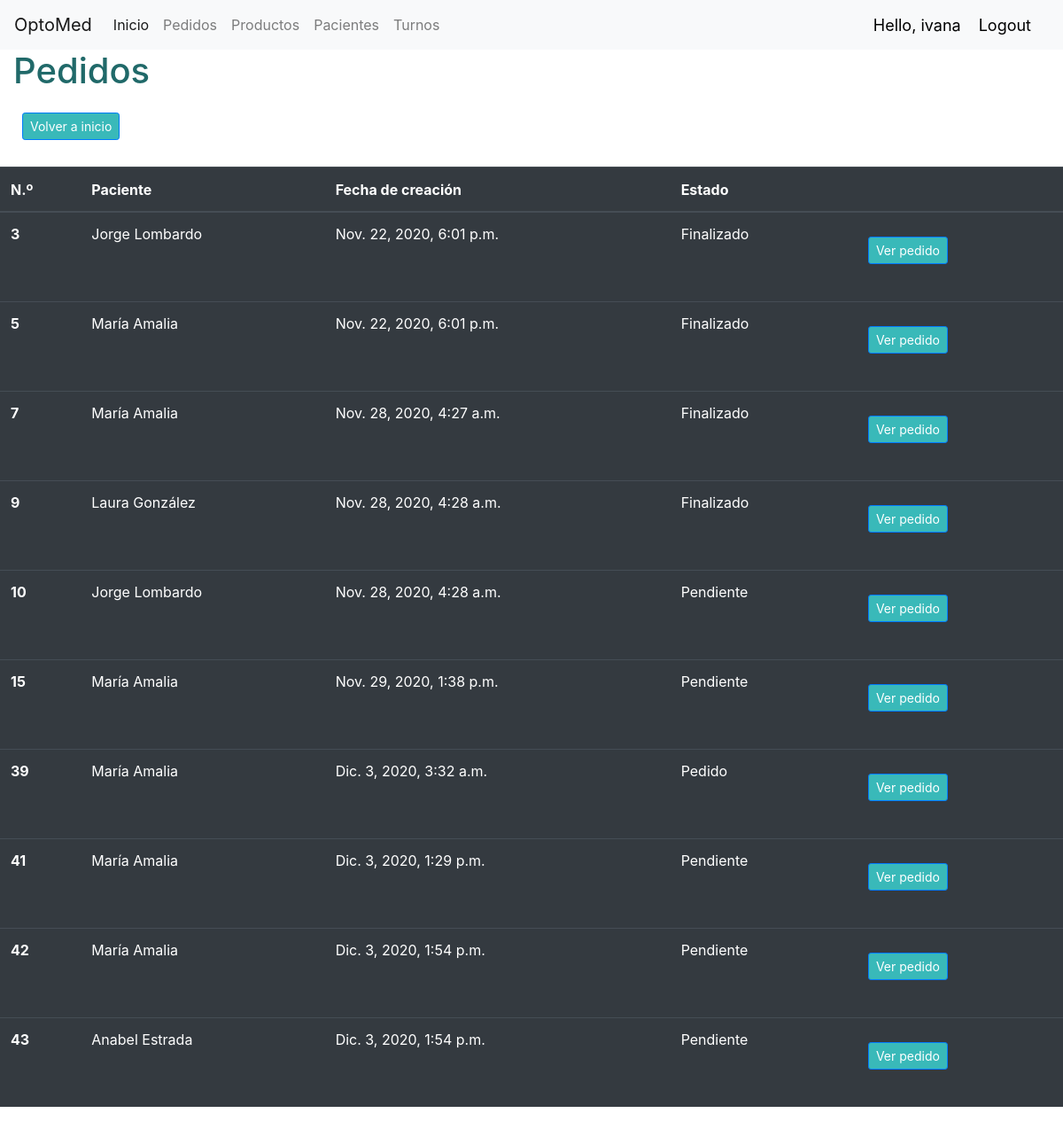
Page /pedidos/pedidos/ (signed in) on the committed database.
### pedidos/models.py (models this page shows, shortened)
class Pedido(models.Model):
  ESTADO = (
            ('Pendiente', 'Pendiente'),
            ('Pedido', 'Pedido'),
            ('Enviar a taller', 'Enviar a taller'),
            ('Finalizado', 'Finalizado')
            )
  PAGO = (
            ('Tarjeta de crédito', 'Tarjeta de crédito'),
            ('Tarjeta de débito', 'Tarjeta de débito'),
            ('Billetera virtual', 'Billetera virtual'),
            ('Efectivo', 'Efectivo'),
            )
  paciente = models.ForeignKey('pacientes.Paciente', null=True, on_delete=models.CASCADE)
  fecha_creación =  models.DateTimeField(auto_now_add=True, null=True)
  estado = models.CharField(max_length=20, null=True, choices=ESTADO)
  producto = models.ForeignKey(Producto, null=True, on_delete=models.CASCADE)
  cantidad = models.PositiveIntegerField(default=1)
  pago = models.CharField(max_length=20, null=True, choices=PAGO)
  vendedor = models.ForeignKey('pedidos.Vendedor', null=True, on_delete=models.CASCADE)

### pacientes/models.py (models this page shows)
class Paciente(models.Model):
  nombre = models.CharField(max_length=200, null=True)
  teléfono = models.CharField(max_length=200, null=True)
  email = models.CharField(max_length=200, null=True)
  fecha_creación = models.DateTimeField(auto_now_add=True, null=True)
  historial = models.CharField(max_length=1500, null=True)
  def __str__(self):
    return self.nombre

### accounts/decorators.py (the view)
        def wrapper_func(request, *args, **kwargs):
            group = None
            if request.user.groups.exists():
                group = request.user.groups.all()[0].name
            if group in allowed_roles:
                return view_func(request, *args, **kwargs)
            else:
                return HttpResponse('No estas autorizado para ver esta pagina')

### pedidos/views.py (called while the page is built)
@login_required(login_url='login')
@allowed_users(allowed_roles=['admin', 'ventas','gerencia'])
def pedidos(request):
  return render(request, "pedidos/pedidos.html", context)

### pedidos/templates/pedidos/pedidos.html (shortened to what this page needs)
{% extends "pedidos/layout.html" %}
{% block body %}
  <h1> Pedidos </h1>
<a class="btn btn-primary btn-sm" style="background-color: #39b9b9; margin: 15px 0 30px 25px;" href="{% url 'pedidos:inicio' %}">Volver a inicio</a>
<table class="table table-hover table-dark">
  <thead>
    <tr>
      <th scope="col">N.º</th>
      <th scope="col">Paciente</th>
      <th scope="col">Fecha de creación</th>
      <th scope="col">Estado</th>
      <th scope="col"></th>
    </tr>
  </thead>
  <tbody>
        {% for pedido in pedidos %}
          <tr>
          <th scope="row">{{ pedido.pk }}</th>
          <td>{{ pedido.paciente }}</td>
          <td>{{ pedido.fecha_creación }}</td>
          <td>{{ pedido.estado }}</td>
          <td><a class="btn btn-primary btn-sm" style="background-color: #39b9b9; margin: 15px 0 30px 25px;" href="{% url 'pedidos:pedido_completo' pedido.pk %}">Ver pedido</a></td>
          </tr>
        {% endfor %}
  </tbody>
</table>
{% endblock %}

### pedidos/templates/pedidos/layout.html (shortened to what this page needs)
{% load static %}
<!DOCTYPE html>
<html lang="es">
<head>
  <link rel="stylesheet" href="{% static 'pacientes/styles.css' %}">
  <link rel="stylesheet" href="https://cdn.jsdelivr.net/npm/bootstrap@4.5.3/dist/css/bootstrap.min.css">
</head>
<body>
  <nav class="navbar navbar-expand-lg navbar-light bg-light">
  <a class="navbar-brand" href="#">OptoMed</a>
  <div class="collapse navbar-collapse" id="navbarNav">
    <ul class="navbar-nav">
      <li class="nav-item active">
        <a class="nav-link" href="{% url 'pedidos:inicio' %}">Inicio <span class="sr-only">(current)</span></a>
      </li>
      <li class="nav-item">
        <a class="nav-link" href="{% url 'pedidos:pedidos' %}">Pedidos</a>
      </li>
      <li class="nav-item">
        <a class="nav-link" href="{% url 'pedidos:productos' %}">Productos</a>
      </li>
      <li class="nav-item">
        <a class="nav-link" href="{% url 'pacientes:index' %}">Pacientes</a>
      </li>
      <li class="nav-item">
        <a class="nav-link" href="#">Turnos</a>
      </li>
    </ul>
  </div>
  <span  class="hello-msg">Hello, {{request.user}}</span>
  <span><a class="hello-msg" href="{% url 'accounts:logout' %}" > Logout </a></span>
</nav>
  {% block body %}
  {% endblock %}
</body>
</html>

### pacientes/static/pacientes/styles.css (style rules this page uses)
body { margin: 0; padding: 0; }
h1 { color: rgb(32, 105, 105); margin: 25px 15px; }
tr { height: 50px; }
.btn-primary { background-color: rgb(32, 105, 105); }

### pedidos/templates/pedidos/layout.html (style rules this page uses)
.hello-msg { font-size: 18px; color: black; margin-right: 20px; }

### rows in the picture
Pedido: pk "3", paciente "Jorge Lombardo", fecha_creación "Nov. 22, 2020, 6:01 p.m.", estado "Finalizado"
Pedido: pk "5", paciente "María Amalia", fecha_creación "Nov. 22, 2020, 6:01 p.m.", estado "Finalizado"
Pedido: pk "7", paciente "María Amalia", fecha_creación "Nov. 28, 2020, 4:27 a.m.", estado "Finalizado"
Pedido: pk "9", paciente "Laura González", fecha_creación "Nov. 28, 2020, 4:28 a.m.", estado "Finalizado"
Pedido: pk "10", paciente "Jorge Lombardo", fecha_creación "Nov. 28, 2020, 4:28 a.m.", estado "Pendiente"
Pedido: pk "15", paciente "María Amalia", fecha_creación "Nov. 29, 2020, 1:38 p.m.", estado "Pendiente"
Pedido: pk "39", paciente "María Amalia", fecha_creación "Dic. 3, 2020, 3:32 a.m.", estado "Pedido"
Pedido: pk "41", paciente "María Amalia", fecha_creación "Dic. 3, 2020, 1:29 p.m.", estado "Pendiente"
Pedido: pk "42", paciente "María Amalia", fecha_creación "Dic. 3, 2020, 1:54 p.m.", estado "Pendiente"
Pedido: pk "43", paciente "Anabel Estrada", fecha_creación "Dic. 3, 2020, 1:54 p.m.", estado "Pendiente"

### other values in the picture
{{ request.user }} "ivana"
